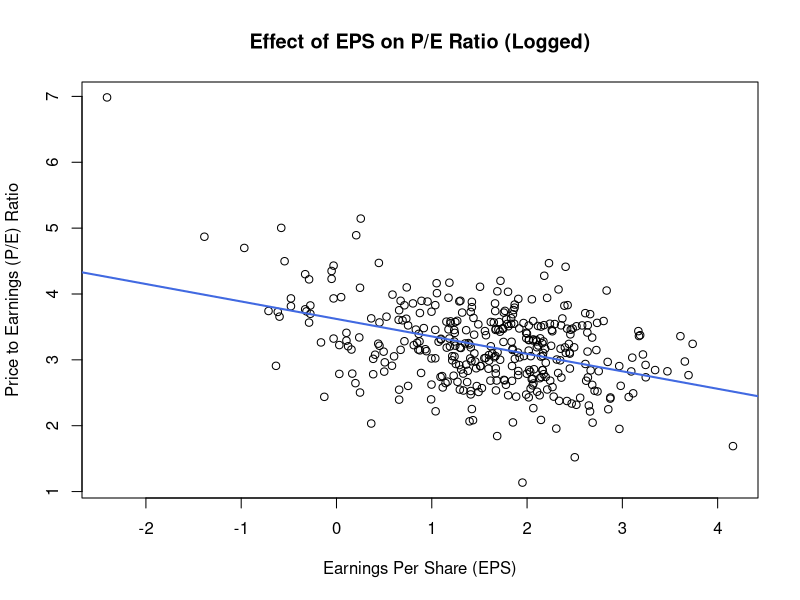
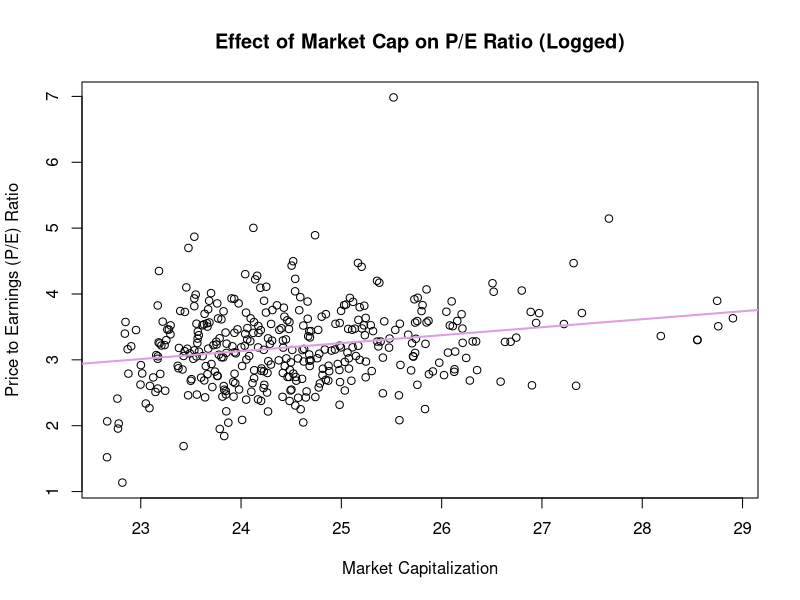

Here is the R script that generated these plots, in order:
clean_data <- read.csv("cleaned_sp500_data.csv")


# lm model
# EPS and market cap is the predictor, controlled for dividend, P/S and P/B
model <- lm(Price.Earnings ~ Earnings.Share + Market.Cap + Dividend.Yield + Price.Sales + Price.Book, data = clean_data)
summary(model)

# log scaling all axis for better visualization (reduce effects of outliers)

# plotting EPS against P/E
png("EPSvsPE.png")
plot(log(clean_data$Earnings.Share), log(clean_data$Price.Earnings), 
     main = "Effect of EPS on P/E Ratio (Logged)",
     xlab = "Earnings Per Share (EPS)", 
     ylab = "Price to Earnings (P/E) Ratio")
abline(lm(log(Price.Earnings) ~ log(Earnings.Share), data = clean_data), col = "royalblue", lwd = 2)
dev.off()

# plotting market cap against P/E
png("MCvsPE.png")
plot(log(clean_data$Market.Cap), log(clean_data$Price.Earnings), 
     main = "Effect of Market Cap on P/E Ratio (Logged)",
     xlab = "Market Capitalization", 
     ylab = "Price to Earnings (P/E) Ratio")
abline(lm(log(Price.Earnings) ~ log(Market.Cap), data = clean_data), col = "plum", lwd = 2)
dev.off()